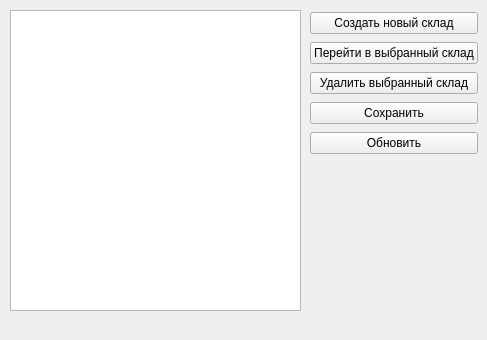
<?xml version="1.0" encoding="UTF-8"?>
<ui version="4.0">
 <class>WorkingSpace</class>
 <widget class="QMainWindow" name="WorkingSpace">
  <property name="geometry">
   <rect>
    <x>0</x>
    <y>0</y>
    <width>487</width>
    <height>340</height>
   </rect>
  </property>
  <property name="minimumSize">
   <size>
    <width>487</width>
    <height>340</height>
   </size>
  </property>
  <property name="maximumSize">
   <size>
    <width>487</width>
    <height>340</height>
   </size>
  </property>
  <property name="font">
   <font>
    <italic>false</italic>
    <bold>false</bold>
    <underline>false</underline>
    <kerning>true</kerning>
   </font>
  </property>
  <property name="mouseTracking">
   <bool>false</bool>
  </property>
  <property name="windowTitle">
   <string>SAM</string>
  </property>
  <property name="styleSheet">
   <string notr="true"/>
  </property>
  <widget class="QWidget" name="centralwidget">
   <widget class="QTableView" name="tableView">
    <property name="geometry">
     <rect>
      <x>10</x>
      <y>10</y>
      <width>291</width>
      <height>301</height>
     </rect>
    </property>
    <attribute name="horizontalHeaderCascadingSectionResizes">
     <bool>true</bool>
    </attribute>
   </widget>
   <widget class="QWidget" name="layoutWidget">
    <property name="geometry">
     <rect>
      <x>310</x>
      <y>10</y>
      <width>168</width>
      <height>146</height>
     </rect>
    </property>
    <layout class="QVBoxLayout" name="verticalLayout">
     <item>
      <widget class="QPushButton" name="addStorage">
       <property name="text">
        <string>Создать новый склад</string>
       </property>
      </widget>
     </item>
     <item>
      <widget class="QPushButton" name="chooseCurrStorage">
       <property name="text">
        <string>Перейти в выбранный склад</string>
       </property>
      </widget>
     </item>
     <item>
      <widget class="QPushButton" name="deleteChoosenStore">
       <property name="text">
        <string>Удалить выбранный склад</string>
       </property>
      </widget>
     </item>
     <item>
      <widget class="QPushButton" name="saveChanges">
       <property name="text">
        <string>Сохранить</string>
       </property>
      </widget>
     </item>
     <item>
      <widget class="QPushButton" name="updateAllStorages">
       <property name="text">
        <string>Обновить</string>
       </property>
      </widget>
     </item>
    </layout>
   </widget>
  </widget>
  <widget class="QMenuBar" name="menubar">
   <property name="geometry">
    <rect>
     <x>0</x>
     <y>0</y>
     <width>487</width>
     <height>21</height>
    </rect>
   </property>
  </widget>
 </widget>
 <resources/>
 <connections/>
</ui>
